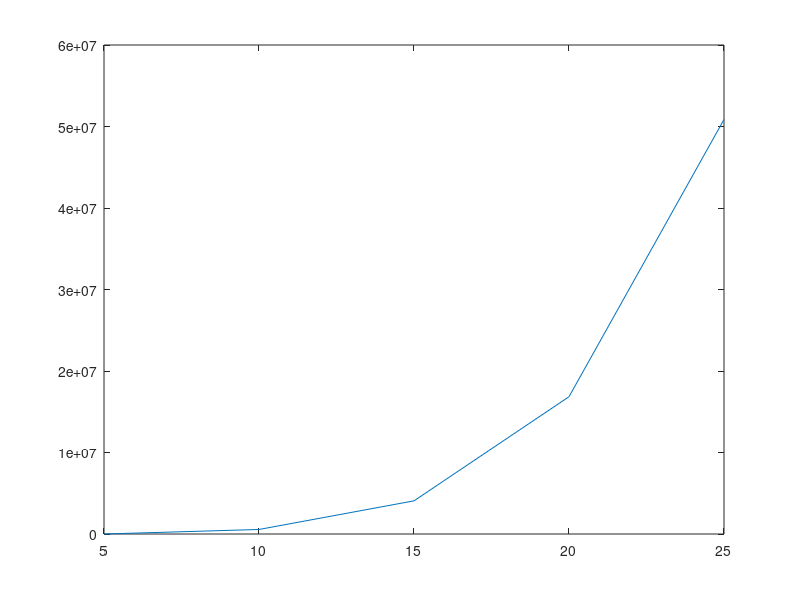

The MATLAB source for this figure:
function plot_poly

clc

disp('Questo Script Disegna Una Funzione Polinomiale Data')
disp('')

% Inserimento Grado Polinomio
do
	n=input('Inserisci il grado del polinomio richiesto, positivo ed intero : ');
until ( n > 0 )

% Inserimento Coefficenti
disp ('')
disp('Inserisci I Coefficenti Partendo Dal Termine Noto : ')
for a=1:(n+1)
	V(a)=input(sprintf('a[%o]=',a));
end

% Punto Iniziale
x(1)=input('Inserisci Il Valore Iniziale Della Funzione : ');

% Numero Di Punti Rappresentati
do
	punti=input('Inserisci Il Numero Di Punti Da Rappresentare : ');
until punti>0

% Passo
do
	passo=input('Inserisci Il Passo Della Funzione : ');
until passo>0

% Calcolo Punti
for s=2:punti
	x(s)=x(s-1)+passo;
	k=0;
	for c=1:(n+1)
		r=(c-1);
		b=(V(c)*(x(s))^(r));
		k=(k+b);
	end
	y(s)=k;
end

% Grafico
plot(x,y,'-')

endfunction
